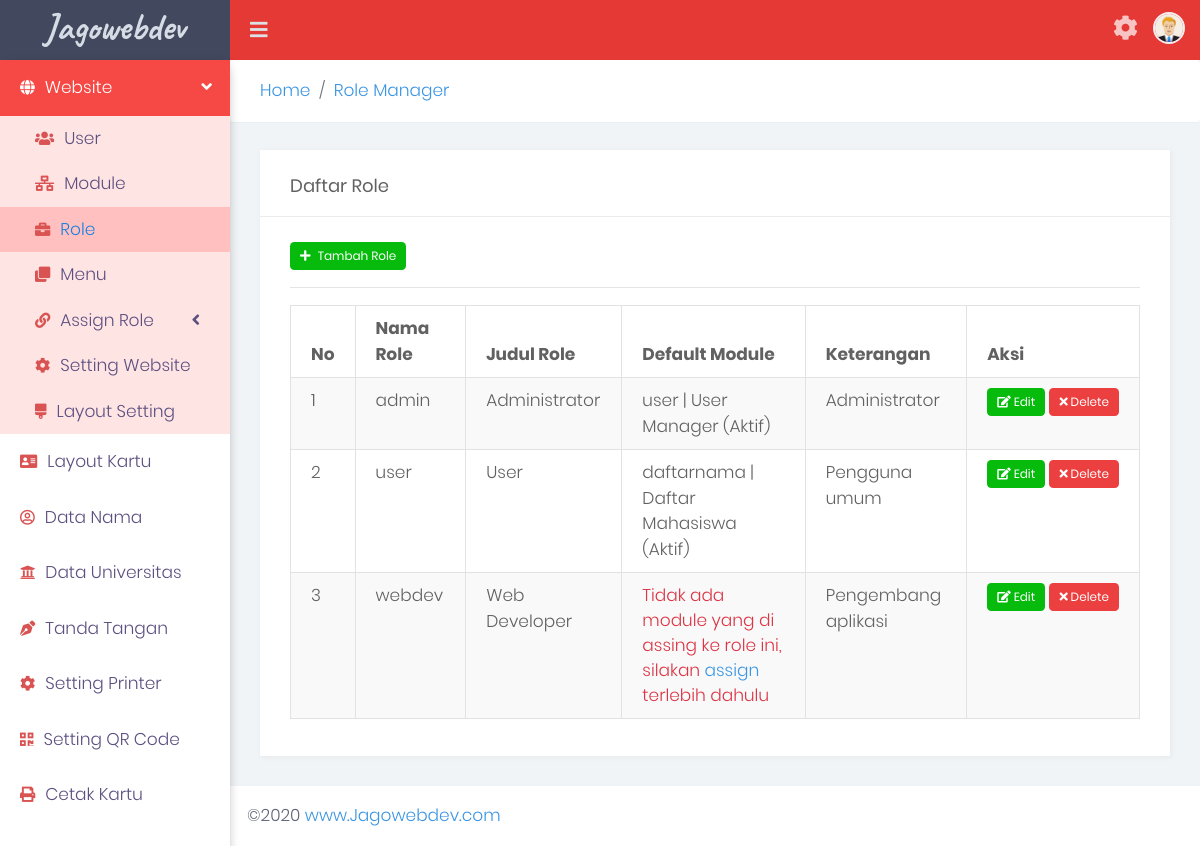
Page /role (signed in) on the committed database.
### tables this page shows
CREATE TABLE `menu` (
  `id_menu` smallint(5) UNSIGNED NOT NULL,
  `nama_menu` varchar(50) NOT NULL,
  `class` varchar(50) DEFAULT NULL,
  `url` varchar(50) DEFAULT NULL,
  `id_module` smallint(5) UNSIGNED DEFAULT NULL,
  `id_parent` smallint(5) UNSIGNED DEFAULT NULL,
  `aktif` tinyint(1) NOT NULL DEFAULT 1,
  `new` tinyint(1) NOT NULL DEFAULT 0,
  `urut` tinyint(1) NOT NULL DEFAULT 0
);

CREATE TABLE `menu_role` (
  `id` smallint(5) UNSIGNED NOT NULL,
  `id_menu` smallint(5) UNSIGNED NOT NULL,
  `id_role` smallint(5) UNSIGNED NOT NULL
);

CREATE TABLE `role` (
  `id_role` smallint(5) UNSIGNED NOT NULL,
  `nama_role` varchar(50) NOT NULL,
  `judul_role` varchar(50) NOT NULL,
  `keterangan` varchar(50) NOT NULL,
  `id_module` smallint(5) UNSIGNED NOT NULL DEFAULT 0
);

CREATE TABLE `module` (
  `id_module` smallint(5) UNSIGNED NOT NULL,
  `nama_module` varchar(50) DEFAULT NULL,
  `judul_module` varchar(50) DEFAULT NULL,
  `id_module_status` tinyint(1) DEFAULT NULL,
  `login` tinyint(1) DEFAULT NULL,
  `deskripsi` varchar(50) DEFAULT NULL
);

### modules/role/role.php (called while the page is built, shortened)
<?php
switch ($_GET['action'])
{
	case 'index':
		$sql = 'SELECT * FROM module';
		$result = $db->query($sql)->result();
		$data['module'] = $result;
		$sql = 'SELECT * FROM module_status';
		$result = $db->query($sql)->result();
		$data['module_status'] = $result;
		$sql = 'SELECT * FROM module_role LEFT JOIN module USING(id_module)';
		$result = $db->query($sql)->result();
		$data['module_role'] = $result;
		$sql = 'SELECT * FROM role';
		$data['result'] = $db->query($sql)->result();
		load_view('views/data.php', $data);
}

### index.php (called while the page is built, shortened)
<?php
include 'config/config.php';
include 'config/database.php';
include 'includes/functions.php';
include 'system/functions.php';
$app_auth = new Auth();
$db = new Database();
$is_loggedin = $app_auth->isLoggedIn();
$default_module = $config['default_module'];
if ($is_loggedin) {
	$query = $db->query('SELECT nama_module
					FROM role
					LEFT JOIN module USING(id_module)
					WHERE id_role = ? '
					, $_SESSION['user']['id_role']
				)->row();
	$default_module = $query['nama_module'];
}
$nama_module = !empty($_GET['module']) ? $_GET['module'] : $default_module;
$app_module = $db->query('SELECT * FROM module WHERE nama_module = ? ', $nama_module)->row();
$query = $db->query('SELECT * FROM module_role WHERE id_module = ? ', $app_module['id_module'])->result();
$module_role = [];
foreach ($query as $val) {
	$module_role[$val['id_role']] = $val;
}
if ($app_module) {
	$module_file = 'modules/' . $app_module['nama_module'] . '/' . $app_module['nama_module'] . '.php';
	if (file_exists($module_file))
	{
		include( $module_file );
	} else {
		$content = 'File module tidak ditemukan...';
		exit_error($content);
	}
} else {
	exit_error('Module <strong>' . $nama_module . '</strong> tidak terdaftar di database');
}

### libraries/database/pdo.php (called while the page is built, shortened)
<?php
class Database
{
	private $pdo;
	private $stmt;
	private function connect()
	{
		global $database;
		if ($database['driver'] == 'PDO')
		{
			try {
				$this->pdo = new PDO('mysql:host=localhost;dbname=' . $database['database'], $database['username'], $database['password']);
				$this->pdo->setAttribute(PDO::ATTR_ERRMODE, PDO::ERRMODE_EXCEPTION);
			} catch (PDOException $e) {
				include ('dbException.php');
				throw new dbException ($e, '<strong>Koneksi Error</strong> : Tidak dapat terhubung dengan server MySQL');
			}
		}
		return $this;
	}
	public function query($sql, $data = null)
	{
		if ($data && !is_array($data)) {
			$data = [$data];
		}
		try {
			$this->stmt = $this->pdo->prepare($sql);
				$exec = $this->stmt->execute($data);
		} catch (PDOException $e) {
			$this->trans_message = $e->getMessage();
			include ('dbException.php');
			throw new dbException ($e, '<strong>SQL Query</strong> :' . $sql);
			$this->trans_status = false;
		}
		return $this;
	}
	public function fetch() {
		return $this->stmt->fetch();
	}
	public function result($type = 'assoc') {
		switch ($type) {
			case 'assoc':
				$fetch_type = PDO::FETCH_ASSOC;
				break;
		}
		return $this->stmt->fetchAll($fetch_type);
	}
	public function row($type = 'assoc') {
		switch ($type) {
			case 'assoc':
				$fetch_type = PDO::FETCH_ASSOC;
				break;
		}
		return $this->stmt->fetch($fetch_type);
	}
}

### config/database.php (called while the page is built)
<?php
$database = [
	'host' => 'localhost'
	, 'username' => 'root'
	, 'password' => ''
	, 'database' => 'idcard'
	, 'driver' => 'PDO'
];

### includes/functions.php (the view, shortened to what this page needs)
<?php
function breadcrumb($data)
{
	echo '<nav aria-label="breadcrumb">
  <ol class="breadcrumb">';
	foreach ($data as $title => $url) {
		if ($url) {
			echo '<li class="breadcrumb-item"><a href="'.$url.'">'.$title.'</a></li>';
		} else {
			echo '<li class="breadcrumb-item active" aria-current="page">'.$title.'</li>';
		}
	}
	echo '
  </ol>
</nav>';
}
function current_url() {
	return $_SERVER['REQUEST_SCHEME'] . '://' . $_SERVER['HTTP_HOST'] . $_SERVER['REQUEST_URI'];
}
function module_url($action = false) {
	global $config;
	$url = $config['base_url'];
	if (empty($_GET['module'])) {
		$module = $config['default_module'];
	} else {
		$module = $_GET['module'];
	}
	$url .= $module;
	return $url;
}
function get_menu_db ($aktif = 'all', $show_all = false)
{
	global $db;
	global $app_module;
	$result = [];
	$nama_module = $app_module['nama_module'];
	$where_aktif = '';
	if ($aktif != 'all') {
		$where_aktif = ' AND aktif = '.$aktif;
	}
	$role = '';
	if (!$show_all) {
		$role = ' AND id_role = ' . $_SESSION['user']['id_role'];
	}
	$sql = 'SELECT * FROM menu
				LEFT JOIN menu_role USING (id_menu)
				LEFT JOIN module USING (id_module)
			WHERE 1 = 1 ' . $role
				. $where_aktif.'
			ORDER BY urut';
	$db->query($sql);
	$current_id = '';
	while ($row = $db->fetch())
	{
		$result[$row['id_menu']] = $row;
		$result[$row['id_menu']]['highlight'] = 0;
		$result[$row['id_menu']]['depth'] = 0;
		if ($nama_module == $row['nama_module']) {
			$current_id = $row['id_menu'];
			$result[$row['id_menu']]['highlight'] = 1;
		}
	}
	if ($current_id) {
		menu_current($result, $current_id);
	}
	return $result;
}
function build_menu( $arr, $submenu = false)
{
	global $app_module;
	$menu = "\n" . '<ul'.$submenu.'>'."\r\n";
	foreach ($arr as $key => $val)
	{
		$new = '';
		if (key_exists('new', $val)) {
			$new = $val['new'] == 1 ? '<span class="menu-baru">NEW</span>' : '';
		}
		$arrow = key_exists('children', $val) ? '<span class="pull-right-container">
								<i class="fa fa-angle-left arrow"></i>
							</span>' : '';
		$has_child = key_exists('children', $val) ? 'has-children' : '';
		if ($has_child) {
			$url = '#';
			$onClick = ' onclick="javascript:void(0)"';
		} else {
			$onClick = '';
			$url = $val['url'];
		}
		$class_li = [];
		if ($app_module['nama_module'] == $val['nama_module']) {
			$class_li[] = 'tree-open';
		}
		if ($val['highlight']) {
			$class_li[] = 'highlight tree-open';
		}
		if ($class_li) {
			$class_li = ' class="' . join($class_li, ' ') . '"';
		} else {
			$class_li = '';
		}
		$class_a = ['depth-' . $val['depth']];
		if ($has_child) {
			$class_a[] = 'has-children';
		}
		$class_a = ' class="' . join($class_a, ' ') . '"';
		$menu_icon = '';
		if ($val['class']) {
			$menu_icon = '<i class="sidebar-menu-icon ' . $val['class'] . '"></i>';
		}
		$menu .= '<li'. $class_li . '>
					<a '.$class_a.' href="'. BASE_URL . $url.'"'.$onClick.'>'.
						$menu_icon.
						$val['nama_menu'] .
						$arrow.
					'</a>'.$new;
		if (key_exists('children', $val))
		{
			$menu .= build_menu($val['children'], ' class="submenu"');
		}
		$menu .= "</li>\n";
	}
	$menu .= "</ul>\n";
	return $menu;
}

### modules/role/views/data.php (shortened to what this page needs)
<div class="card">
	<div class="card-header">
		<h5 class="card-title">Daftar Role</h5>
	</div>
	<div class="card-body">
		<a href="?action=add" class="btn btn-success btn-xs"><i class="fa fa-plus pr-1"></i> Tambah Role</a>
		<hr/>
		<?php
		if (!$result) {
			show_message('Data tidak ditemukan', '', false);
		} else {
			foreach($module as $val) {
				$module_list[$val['id_module']] = $val;
			}
			foreach($module_status as $val) {
				$module_status_list[$val['id_module_status']] = $val['nama_status'];
			}
			?>
			<div class="table-responsive">
			<table class="table table-striped table-bordered table-hover">
			<thead>
			<tr>
				<th>No</th>
				<th>Nama Role</th>
				<th>Judul Role</th>
				<th>Default Module</th>
				<th>Keterangan</th>
				<th>Aksi</th>
			</tr>
			</thead>
			<tbody>
			<?php
			foreach ($module_role as $key => $val) {
				$module_allowed[$val['id_role']][$val['id_module']] = $val['nama_module'] . ' | ' . $val['judul_module'] . ' (' . $module_status_list[$val['id_module_status']] . ')';
			}
			foreach ($result as $key => $val) {
				echo '<tr>
						<td>' . ($key + 1) . '</td>
						<td>' . $val['nama_role'] . '</td>
						<td>' . $val['judul_role'] . '</td>
						<td>';
						if (key_exists($val['id_role'], $module_allowed)) {
							if (!key_exists($val['id_module'], $module_allowed[$val['id_role']])) {
								echo '<p class="mt-0 mb-0">
											<span class="text-danger">Module <strong>' . $module_list[$val['id_module']]['nama_module'] . '</strong> belum di assing ke role ini, silakan <a href="'.BASE_URL.'/module-role" target="_blank">assign</a> terlebih dahulu</span>
									</p>';
							} else {
								echo $module_list[$val['id_module']]['nama_module'] . ' | ' . $module_list[$val['id_module']]['judul_module'] . ' (' . $module_status_list[$module_list[$val['id_module']]['id_module_status']] . ')';
							}
						} else {
							echo '<p class="mt-0 mb-0">
									<span class="text-danger">Tidak ada module yang di assing ke role ini, silakan <a href="'.BASE_URL.'/module-role" target="_blank">assign</a> terlebih dahulu</span>
								</p>';
						}
				echo '</td>
						<td>' . $val['keterangan'] . '</td>
						<td>
							<div class="btn-action-group">
							<a href="?module=role&action=edit&id='. $val['id_role'] .'" class="btn btn-success btn-xs mr-1"><i class="fa fa-edit"></i>&nbsp;Edit</a>
							<form method="post" action="'.current_url().'"><button data-action="delete-data" data-delete-title="Hapus Role: <strong>'.$val['judul_role'].'</strong>?" type="submit" class="btn btn-danger btn-xs" name="delete"><i class="fas fa-times"></i>&nbsp;Delete</button><input type="hidden" name="id" value="'.$val['id_role'].'"/><input type="hidden" name="delete" value="delete"/></form>
							</div>
						</td>
					</tr>';
			}
			?>
			</tbody>
			</table>
			</div>
			<?php
		} ?>
	</div>
</div>

### themes/modern/assets/css/site.css (style rules this page uses)
body { font-family: "open sans", "segoe ui", "open sans", arial; font-family: 'Open Sans', sans-serif; font-weight: 400; font-size: 14px; background: #f7f9fb; margin: 0; color: #616161; display: flex; flex-direction: column; min-height: 100vh; }
h1, h2, h3, h4, h5, h6, ul, ol, p { margin: 0; padding: 0; }
p { line-height: 1.7em; }
ul { list-style: none; }
.table td { padding: 10px; }
.table.table-bordered td , .table.table-bordered th { border: 1px solid #e2e2e2; }
a { color: #3b95e2; text-decoration: none; transition: all .2s; }
.btn-success { background: #06bb0c; color: #FFFFFF !important; text-decoration: none !important; }
.btn-danger { background: #ec3f3f; color: #FFFFFF !important; text-decoration: none !important; }
.btn-xs { font-size: 12px; padding: 5px 10px; }
.content p { line-height: 22px; margin-top: 1em; margin-bottom: 1em; }
.sidebar nav ul, .sidebar nav li { float: none; }
.sidebar nav li>a { display: block; padding: 15px 20px; color: #aab9c7; margin-right: 0; }
.sidebar nav .submenu { position: relative; top: 0; display: none; }
.sidebar nav li.tree-open > .submenu { display: block; }
.sidebar .depth-1 { padding-left: 35px !important; }
.sidebar nav li i.arrow { transition: all .3s; }
.sidebar nav li.tree-open > a i.arrow { transform: rotate(-90deg); }
.sidebar nav a > i { margin-right: 10px; font-size: 90%; }
.pull-right-container { float: right; }
.sidebar nav .submenu li { float: none; }
.sidebar nav .submenu a { display: block; margin: 0; padding: 10px 30px 10px 20px; }
.sidebar nav>ul>li.highlight { background: #0d97e8; }
.sidebar .highlight { background: #30374b; }
.content p { margin: 16px 0; line-height: 25px; }
p { margin-top: 7px; margin-bottom: 7px; }
.card { margin-bottom: 20px; }
.mb-0 { margin-bottom: 0; }
.table { border-collapse: collapse; }
.table th { border: 1px solid #CCCCCC; padding: 10px 20px; }
.table td { padding: 10px 20px; border: 1px solid #CCCCCC; }
.table-responsive { width:100%; overflow-x:auto; }
.btn-action-group { display: flex; }
.btn-action-group a, .btn-action-group button { display: flex; justify-content: center; align-items: center; margin-bottom: 2px; }

### themes/modern/assets/css/color-schemes/red.css (style rules this page uses)
.sidebar nav>ul>li.highlight, .sidebar nav>ul>li.tree-open>a { background: #f64945; color: #FFFFFF; }
.sidebar nav>ul>li.highlighti i.sidebar-menu-icon, .sidebar nav>ul>li.tree-open>a i.sidebar-menu-icon { color: #FFFFFF; }
.sidebar nav .submenu { background: #ffe4e4; }
.sidebar nav li.highlight>a { color: #1c82e1; }
.sidebar nav li>a i.sidebar-menu-icon { color: #d95353; }
.sidebar nav>ul>li.highlight>a>i.sidebar-menu-icon { color: #FFFFFF; }
.sidebar nav li>a { color: #5c5080; }
.submenu .highlight, .submenu .tree-open { background: #ffc0bf; }

### rows in the picture
menu: nama_menu "Website"
menu: nama_menu "User"
menu: nama_menu "Module"
menu: nama_menu "Role"
menu: nama_menu "Menu"
menu_role: id_menu.nama_menu "Assign Role"
menu: nama_menu "Setting Website"
menu: nama_menu "Layout Setting"
menu: nama_menu "Layout Kartu"
menu: nama_menu "Data Nama"
menu: nama_menu "Data Universitas"
menu: nama_menu "Tanda Tangan"
menu: nama_menu "Setting Printer"
menu: nama_menu "Setting QR Code"
menu: nama_menu "Cetak Kartu"
role: nama_role "admin", judul_role "Administrator", id_module.nama_module "user", id_module.judul_module "User Manager", id_module.id_module_status "Aktif", keterangan "Administrator"
role: nama_role "user", judul_role "User", id_module.nama_module "daftarnama", id_module.judul_module "Daftar Mahasiswa", id_module.id_module_status "Aktif", keterangan "Pengguna umum"
role: nama_role "webdev", judul_role "Web Developer", keterangan "Pengembang aplikasi"

### other values in the picture
$title "Home"
$title "Role Manager"
